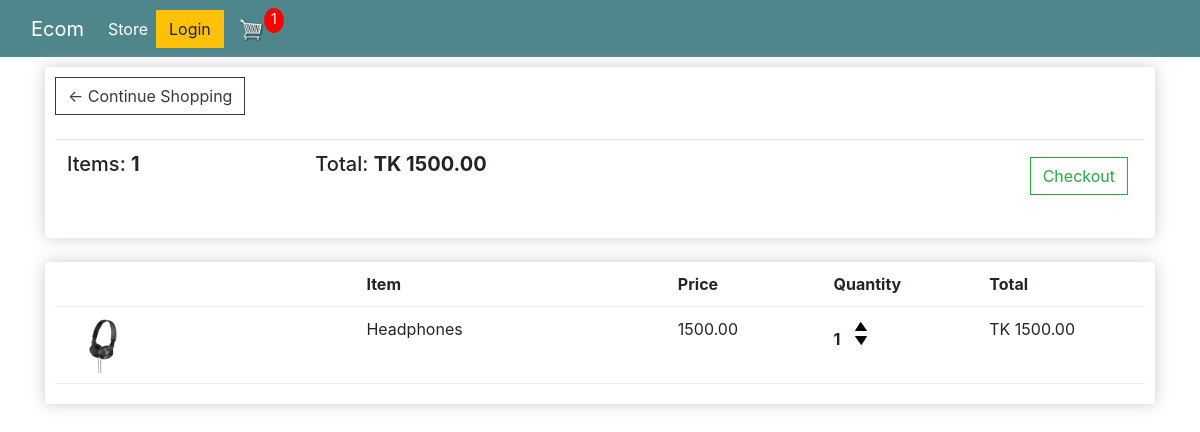
The page /cart/ (signed in) on the database as committed earlier.
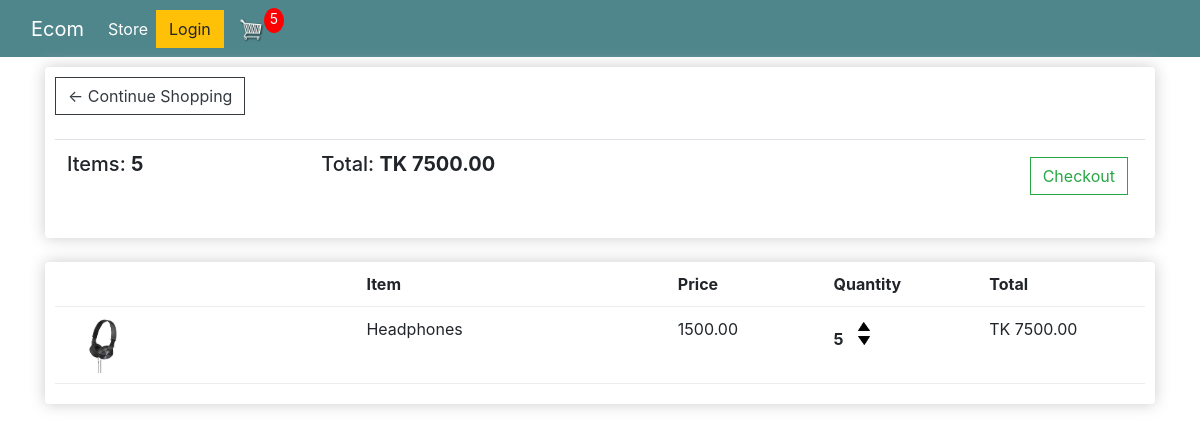
The same page on the database as committed later.
### store/models.py (models this page shows, shortened)
class Order(models.Model):
    customer = models.ForeignKey(Customer, on_delete=models.SET_NULL, blank=True, null=True)
    date_ordered = models.DateTimeField(auto_now_add=True)
    complete = models.BooleanField(default=False, null=True, blank=False)
    transaction_id = models.CharField(max_length=200, null=True)
    @property
    def get_cart_total(self):
        orderitems = self.orderitem_set.all()
        total = sum([item.get_total for item in orderitems])
        return total
    @property
    def get_cart_items(self):
        orderitems = self.orderitem_set.all()
        total = sum([item.quantity for item in orderitems])
        return total

class OrderItem(models.Model):
    product = models.ForeignKey(Product, on_delete=models.SET_NULL, blank=True, null=True)
    order = models.ForeignKey(Order, on_delete=models.SET_NULL, blank=True, null=True)
    quantity = models.IntegerField(default=0, null=True, blank=True)
    date_added = models.DateTimeField(auto_now_add=True)
    @property
    def get_total(self):
        total = self.product.price*self.quantity
        return total

class Product(models.Model):
    name = models.CharField(max_length=200, null=True)
    price = models.DecimalField(max_digits=8, decimal_places=2)
    digital = models.BooleanField(default=False, null=True, blank=False)
    image = models.ImageField(null = True, blank = True)
    @property
    def imageURL(self):
        try:
            url = self.image.url
        except:
            url = ''
        return url

### store/views.py (the view)
# urls.py: path('cart/', views.cart, name='cart'),
def cart(request):
    if request.user.is_authenticated:
        customer = request.user.customer
        order, created = Order.objects.get_or_create(customer=customer, complete=False)
        items = order.orderitem_set.all()
        cartItems = order.get_cart_items
    else:
        items = []
        order = {'get_cart_total':0, 'get_cart_items':0,'shipping':False}
        cartItems = order['get_cart_items']
    context = {'items':items, 'order':order, 'cartItems':cartItems}
    return render(request, 'store/cart.html', context)

### store/templates/store/cart.html
{% extends 'store/main.html' %}
{% load static %}
{% block content %}
   <div class="row">
        <div class="col-lg-12">
            <div class="box-element">
                <a class="btn btn-outline-dark" href="{% url 'store' %}">&#x2190; Continue Shopping</a>
                <br>
                <br>
                <table class="table">
                    <tr>
                        <th><h5>Items: <strong>{{order.get_cart_items}}</strong></h5></th>
                        <th><h5>Total: <strong>TK {{order.get_cart_total|floatformat:2}}</strong></h5></th>
                        <th>
                            <a style="float: right; margin:5px" class="btn btn-outline-success" href="{% url 'checkout' %}">Checkout</a>
                        </th>
                    </tr>
                </table>
            </div>
            <br>
            <div class="box-element">
                <div class="cart-row">
                     <div style="flex:2"></div>
                     <div style="flex:2"> <strong>Item</strong> </div>
                     <div style="flex:1"> <strong>Price</strong> </div>
                     <div style="flex:1"> <strong>Quantity</strong> </div>
                     <div style="flex:1"> <strong>Total</strong> </div>
                </div>
            {% for item in items %}
            <div class="cart-row">
                     <div style="flex:2"> <img class="row-image" src="{{item.product.imageURL}}" alt=""> </div>
                     <div style="flex:2">{{item.product.name}}</div>
                     <div style="flex:1">{{item.product.price | floatformat:2}}</div>
                     <div style="flex:1">
                        <p class="quantity">{{item.quantity}}</p>
                        <div class="quantity">
                            <img data-product={{item.product.id}} data-action="add" class="chg-quantity update-cart" src="{% static 'images/arrow-up.png' %}">
                            <img data-product={{item.product.id}} data-action="remove" class="chg-quantity update-cart" src="{% static 'images/arrow-down.png' %}">
                        </div>
                    </div>
                     <div style="flex:1">TK {{item.get_total}}</div>
                </div>
            {% endfor %}
            </div>
        </div>
   </div>
{% endblock content %}

Rows that differ between the two databases and show on the page:
changed through a linked row, Order: get_cart_items "1" → "5"; get_cart_total "1500.00" → "7500.00"
changed OrderItem "Headphones": quantity "1" → "5"; get_total "1500.00" → "7500.00"
Other text that changed with them:
{{ cartItems }}: "1" → "5"
